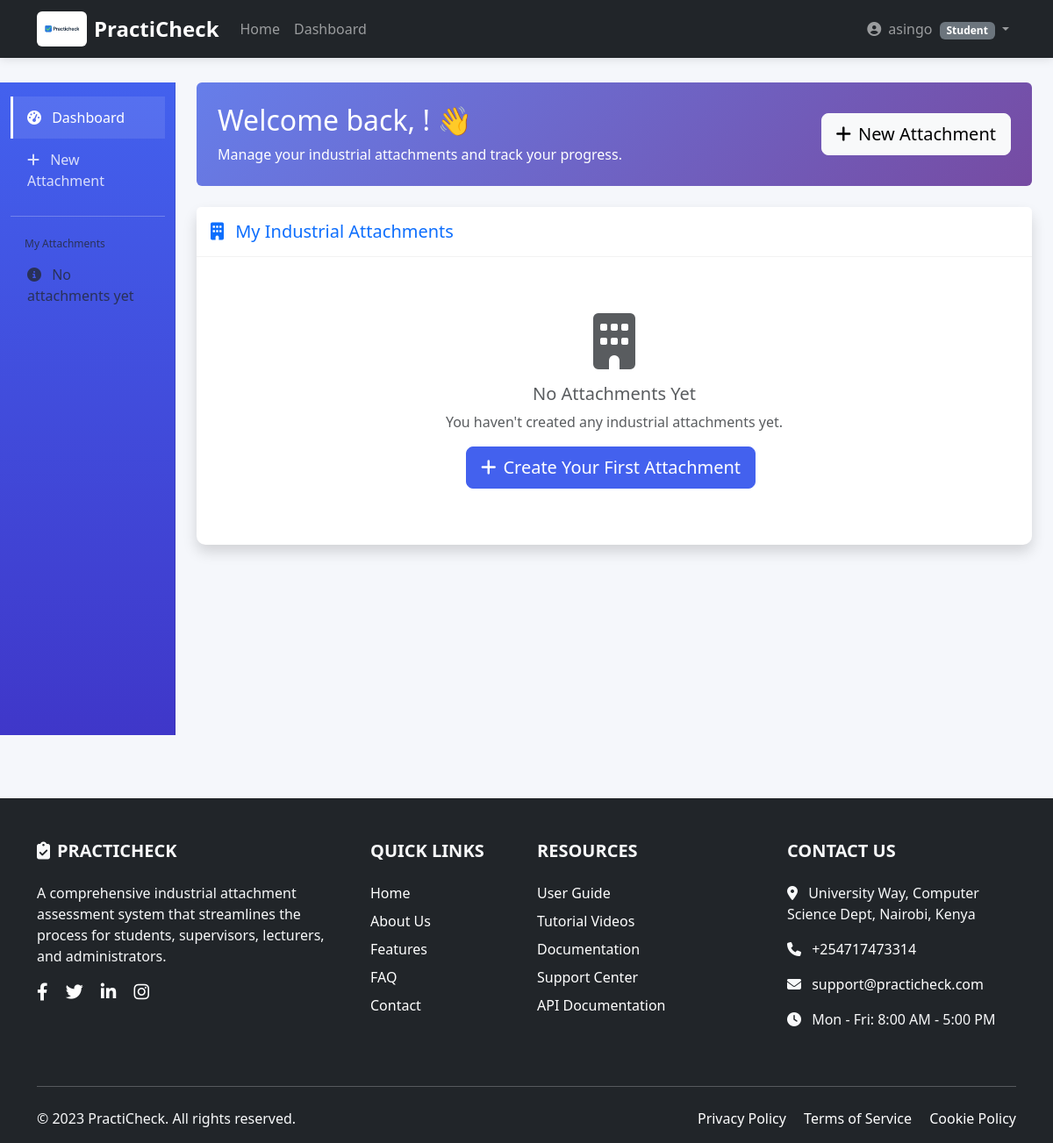
Page /attachments/ (signed in) on the earlier database version.
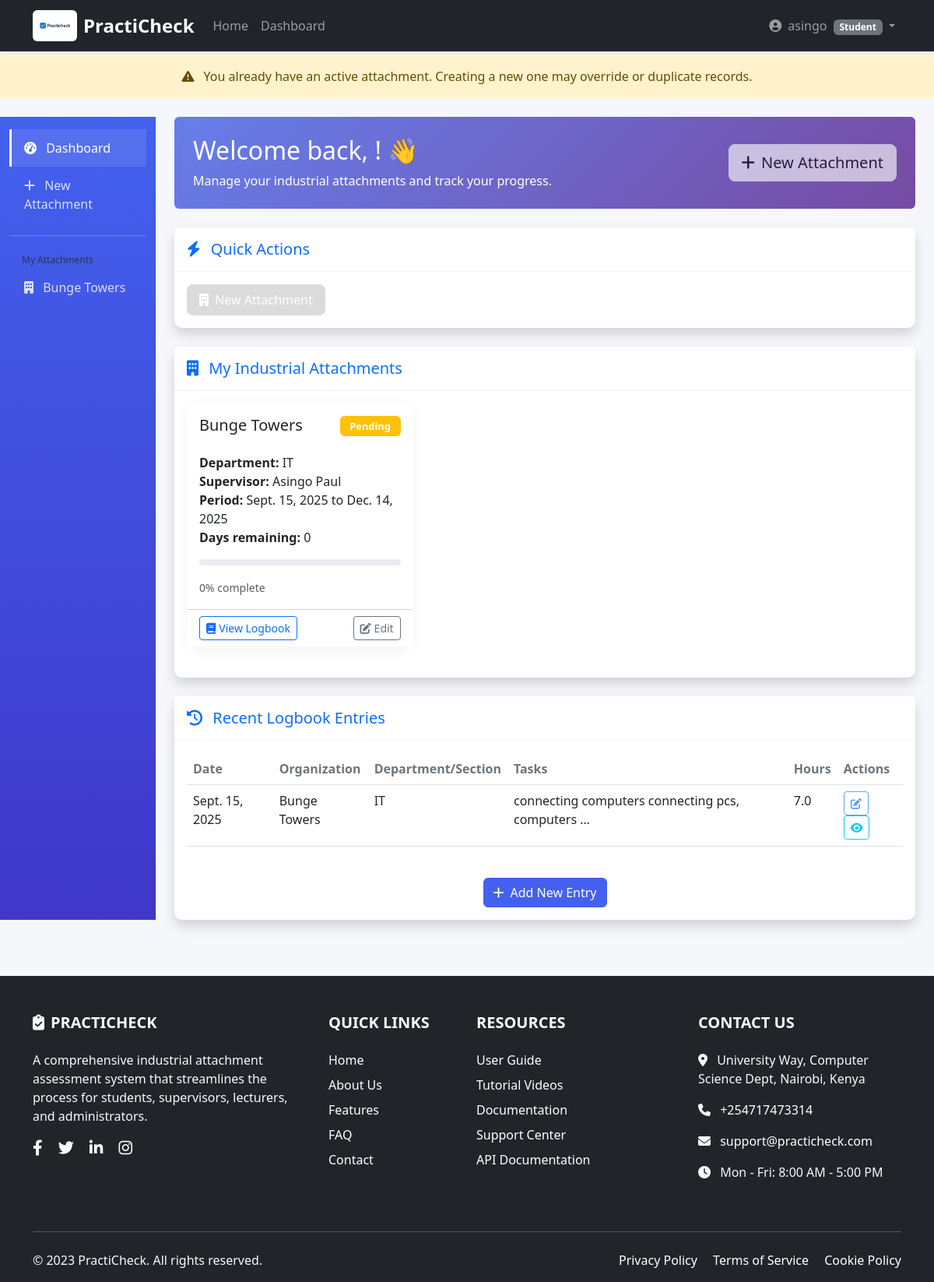
Same page on the later database version.
### attachments/models.py (models this page shows, shortened)
class Attachment(models.Model):
    student = models.ForeignKey(User, on_delete=models.CASCADE, related_name='attachments')
    industry = models.ForeignKey(Industry, on_delete=models.SET_NULL, null=True, blank=True)
    organization = models.CharField(max_length=200)
    department = models.CharField(max_length=100, blank=True)
    supervisor_name = models.CharField(max_length=100)
    supervisor_email = models.EmailField(blank=True)  # Make it optional temporarily
    supervisor_phone = models.CharField(max_length=15, blank=True)
    start_date = models.DateField()
    end_date = models.DateField()
    status = models.CharField(max_length=20, choices=(
        ('pending', 'Pending Approval'),
        ('approved', 'Approved'),
        ('ongoing', 'Ongoing'),
        ('completed', 'Completed'),
        ('cancelled', 'Cancelled'),
    ), default='pending')
    created_at = models.DateTimeField(auto_now_add=True)
    updated_at = models.DateTimeField(auto_now=True)
    @property
    def is_active(self):
        return self.status in ['approved', 'ongoing']
    @property
    def days_completed(self):
        if self.status in ['approved', 'ongoing']:
            completed = (timezone.now().date() - self.start_date).days
            return max(0, min(completed, (self.end_date - self.start_date).days))
        return 0
    @property
    def total_days(self):
        return (self.end_date - self.start_date).days
    @property
    def days_remaining(self):
        from django.utils import timezone
        if self.end_date and self.status in ['approved', 'ongoing']:
            remaining = (self.end_date - timezone.now().date()).days
            return max(0, remaining)
        return 0
    class Meta:
        constraints = [
            models.UniqueConstraint(fields=['student'], name='unique_student_attachment')
        ]

class LogbookEntry(models.Model):
    attachment = models.ForeignKey(Attachment, on_delete=models.CASCADE, related_name='logbook_entries')
    entry_date = models.DateField()
    department_section = models.CharField(max_length=100, help_text="Department or section where you worked today")
    tasks = models.TextField(help_text="Tasks you worked on today")
    skills_learned = models.TextField(help_text="New skills or knowledge gained")
    achievements = models.TextField(blank=True, help_text="Notable achievements or accomplishments")
    challenges = models.TextField(blank=True, help_text="Challenges faced and how you addressed them")
    hours_worked = models.DecimalField(max_digits=4, decimal_places=1, validators=[MinValueValidator(0.5), MaxValueValidator(24)])
    supervisor_comments = models.TextField(blank=True)
    edit_count = models.IntegerField(default=0, validators=[MaxValueValidator(2)])
    created_at = models.DateTimeField(auto_now_add=True)
    updated_at = models.DateTimeField(auto_now=True)
    class Meta:
        ordering = ['-entry_date']
        unique_together = ['attachment', 'entry_date']
    def can_edit(self):
        return self.edit_count < 2

### attachments/views.py (the view)
# urls.py: path('', views.dashboard, name='dashboard'),
@login_required
def dashboard(request):
    attachments = Attachment.objects.filter(student=request.user)
    recent_entries = LogbookEntry.objects.filter(attachment__student=request.user).order_by('-entry_date')[:5]
    context = {
        'attachments': attachments,
        'recent_entries': recent_entries,
        "today": timezone.now().date(),
    }
    return render(request, 'attachments/dashboard.html', context)

### accounts/context_processors.py (called while the page is built)
def user_type(request):
    return {
        'user_type': request.user.user_type if request.user.is_authenticated else None,
        'user_type_display': request.user.get_user_type_display() if request.user.is_authenticated else None,
    }

### attachments/templates/attachments/dashboard.html (shortened to what the changed rows need)
{% extends 'base_student.html' %}
{% load static %}
{% block extra_css %}
<link rel="stylesheet" href="{% static 'css/dashboard.css' %}">
{% endblock %}
{% block content %}
{% if attachments %}
<div class="alert alert-warning text-center mb-0" role="alert" style="position: sticky; top: 0; z-index: 1055; border-radius: 0;">
    <i class="fas fa-exclamation-triangle me-2"></i>
    You already have an active attachment. Creating a new one may override or duplicate records.
</div>
{% endif %}
<div class="container-fluid py-4">
    <div class="row">
        {% include 'attachments/partials/student_sidebar.html' %}
        <main class="col-lg-10 col-md-9 ms-sm-auto px-md-4">
            <div class="welcome-banner text-white rounded p-4 mb-4">
                <div class="row align-items-center">
                    <div class="col-md-8">
                        <h2 class="mb-2">Welcome back, {{ user.get_full_name }}! 👋</h2>
                    </div>
                </div>
            </div>
            {% if attachments %}
            <div class="row mb-4">
                <div class="col-12">
                    <div class="card shadow">
                        <div class="card-header bg-white py-3">
                            <h5 class="m-0 font-weight-bold text-primary">
                                <i class="fas fa-bolt me-2"></i>
                                Quick Actions
                            </h5>
                        </div>
                        <div class="card-body">
                            <div class="d-flex flex-wrap gap-2">
                                <button class="quick-action-btn" disabled title="You already have an attachment">
                                    <i class="fas fa-building me-1"></i> New Attachment
                                </button>
                            </div>
                        </div>
                    </div>
                </div>
            </div>
            {% endif %}
            <div class="row mb-4">
                <div class="col-12">
                    <div class="card shadow">
                        <div class="card-body">
                            {% if attachments %}
                                <div class="row">
                                    {% for attachment in attachments %}
                                    <div class="col-lg-6 col-xl-4 mb-4">
                                        <div class="card attachment-card h-100">
                                            <div class="card-body">
                                                <div class="d-flex justify-content-between align-items-start mb-3">
                                                    <h5 class="card-title">{{ attachment.organization }}</h5>
                                                    {% if attachment.end_date and attachment.end_date < today %}
                                                        <span class="status-badge badge bg-success">Completed</span>
                                                    {% else %}
                                                        <span class="status-badge badge bg-{% if attachment.status == 'approved' %}success{% elif attachment.status == 'pending' %}warning{% elif attachment.status == 'ongoing' %}info{% else %}secondary{% endif %}">
                                                            {{ attachment.status|title }}
                                                        </span>
                                                    {% endif %}
                                                </div>
                                                <p class="card-text">
                                                    <strong>Department:</strong> {{ attachment.department|default:"Not specified" }}<br>
                                                    <strong>Supervisor:</strong> {{ attachment.supervisor_name }}<br>
                                                    <strong>Period:</strong> {{ attachment.start_date }} to {{ attachment.end_date }}<br>
                                                    <strong>Days remaining:</strong> {{ attachment.days_remaining }}
                                                </p>
                                                <div class="progress mb-3" style="height: 8px;">
                                                    {% widthratio attachment.days_completed attachment.total_days 100 as progress %}
                                                </div>
                                                <small class="text-muted">
                                                    {% if attachment.end_date and attachment.end_date < today %}
                                                        100% complete
                                                    {% else %}
                                                        {{ progress }}% complete
                                                    {% endif %}
                                                </small>
                                            </div>
                                            <div class="card-footer bg-white">
                                                <div class="d-flex justify-content-between">
                                                    <a href="{% url 'attachments:logbook' attachment_id=attachment.id %}"
                                                       class="btn btn-sm btn-outline-primary">
                                                        <i class="fas fa-book me-1"></i>View Logbook
                                                    </a>
                                                    {% if attachment.status == 'pending' or attachment.status == 'approved' %}
                                                    <a href="{% url 'attachments:edit_attachment' attachment_id=attachment.id %}"
                                                       class="btn btn-sm btn-outline-secondary">
                                                        <i class="fas fa-edit me-1"></i>Edit
                                                    </a>
                                                    {% endif %}
                                                </div>
                                            </div>
                                        </div>
                                    </div>
                                    {% endfor %}
                                </div>
                            {% else %}
                                <div class="text-center py-5">
                                    <i class="fas fa-building fa-4x text-muted mb-3"></i>
                                    <h5 class="text-muted">No Attachments Yet</h5>
                                    <p class="text-muted">You haven't created any industrial attachments yet.</p>
                                    <a href="{% url 'attachments:create_attachment' %}" class="btn btn-primary btn-lg me-2">
                                        <i class="fas fa-plus me-2"></i>Create Your First Attachment
                                    </a>
                                </div>
                            {% endif %}
                        </div>
                    </div>
                </div>
            </div>
            {% if recent_entries %}
            <div class="row">
                <div class="col-12">
                    <div class="card shadow">
                        <div class="card-header bg-white py-3">
                            <h5 class="m-0 font-weight-bold text-primary">
                                <i class="fas fa-history me-2"></i>
                                Recent Logbook Entries
                            </h5>
                        </div>
                        <div class="card-body">
                            <div class="table-responsive">
                                <table class="table table-hover">
                                    <thead>
                                        <tr>
                                            <th>Date</th>
                                            <th>Organization</th>
                                            <th>Department/Section</th>
                                            <th>Tasks</th>
                                            <th>Hours</th>
                                            <th>Actions</th>
                                        </tr>
                                    </thead>
                                    <tbody>
                                        {% for entry in recent_entries %}
                                        <tr>
                                            <td>{{ entry.entry_date }}</td>
                                            <td>{{ entry.attachment.organization }}</td>
                                            <td>{{ entry.department_section }}</td>
                                            <td>{{ entry.tasks|truncatewords:5 }}</td>
                                            <td>{{ entry.hours_worked }}</td>
                                            <td>
                                                <a href="{% url 'attachments:edit_logbook_entry' entry_id=entry.id %}"
                                                   class="btn btn-sm btn-outline-primary {% if not entry.can_edit %}disabled{% endif %}"
                                                   {% if not entry.can_edit %}title="Maximum edits reached"{% endif %}>
                                                    <i class="fas fa-edit"></i>
                                                </a>
                                                <a href="{% url 'attachments:logbook' attachment_id=entry.attachment.id %}" class="btn btn-sm btn-outline-info">
                                                    <i class="fas fa-eye"></i>
                                                </a>
                                            </td>
                                        </tr>
                                        {% endfor %}
                                    </tbody>
                                </table>
                            </div>
                           {% if attachments %}
                                {% with active_attachment=attachments.0 %}
                                    <div class="text-center mt-4">
                                        <a href="{% url 'attachments:logbook_entry' attachment_id=active_attachment.id %}" class="btn btn-primary">
                                            <i class="fas fa-plus me-2"></i>Add New Entry
                                        </a>
                                    </div>
                                {% endwith %}
                            {% endif %}
                        </div>
                    </div>
                </div>
            </div>
            {% endif %}
        </main>
    </div>
</div>
{% endblock %}

### attachments/templates/attachments/partials/student_sidebar.html (shortened to what this page needs)
<div class="col-lg-2 col-md-3 d-md-block sidebar collapse bg-dark text-white">
    <div class="position-sticky pt-3">
        <ul class="nav flex-column">
            <li class="nav-item">
                <a class="nav-link {% if request.resolver_match.url_name == 'dashboard' %}active{% endif %}"
                   href="{% url 'attachments:dashboard' %}">
                    <i class="fas fa-tachometer-alt me-2"></i>
                    Dashboard
                </a>
            </li>
            <li class="nav-item">
                <a class="nav-link {% if request.resolver_match.url_name == 'create_attachment' %}active{% endif %}"
                   href="{% url 'attachments:create_attachment' %}">
                    <i class="fas fa-plus me-2"></i>
                    New Attachment
                </a>
            </li>
        </ul>
        <hr class="bg-secondary">
        <h6 class="sidebar-heading d-flex justify-content-between align-items-center px-3 mt-4 mb-1 text-muted">
            <span>My Attachments</span>
        </h6>
        <ul class="nav flex-column mb-2">
            {% for attachment in attachments %}
            <li class="nav-item">
                <a class="nav-link {% if attachment.id == current_attachment.id %}active{% endif %}"
                   href="{% url 'attachments:attachment_detail' attachment_id=attachment.id %}">
                    <i class="fas fa-building me-2"></i>
                    {{ attachment.organization }}
                </a>
            </li>
            {% empty %}
            <li class="nav-item">
                <a class="nav-link text-muted" href="#">
                    <i class="fas fa-info-circle me-2"></i>
                    No attachments yet
                </a>
            </li>
            {% endfor %}
        </ul>
    </div>
</div>

Differences in the rows shown:
added Attachment: organization "Bunge Towers", status "Pending", department "IT", supervisor_name "Asingo Paul", start_date "Sept. 15, 2025", end_date "Dec. 14, 2025", days_remaining "0", progress "0", shows "Edit"
added LogbookEntry: entry_date "Sept. 15, 2025", attachment.organization "Bunge Towers", department_section "IT", tasks "connecting computers connecting pcs, computers …", hours_worked "7.0"
Other differences:
text no longer shown: "No attachments yet No Attachments Yet You haven't created any industrial attachments yet. Create Your First Attachment"
text now shown: "You already have an active attachment. Creating a new one may override or duplicate records. Quick Actions New Attachment Recent Logbook Entries Date Organization Department/Section Tasks Hours Actions Add New Entry"
